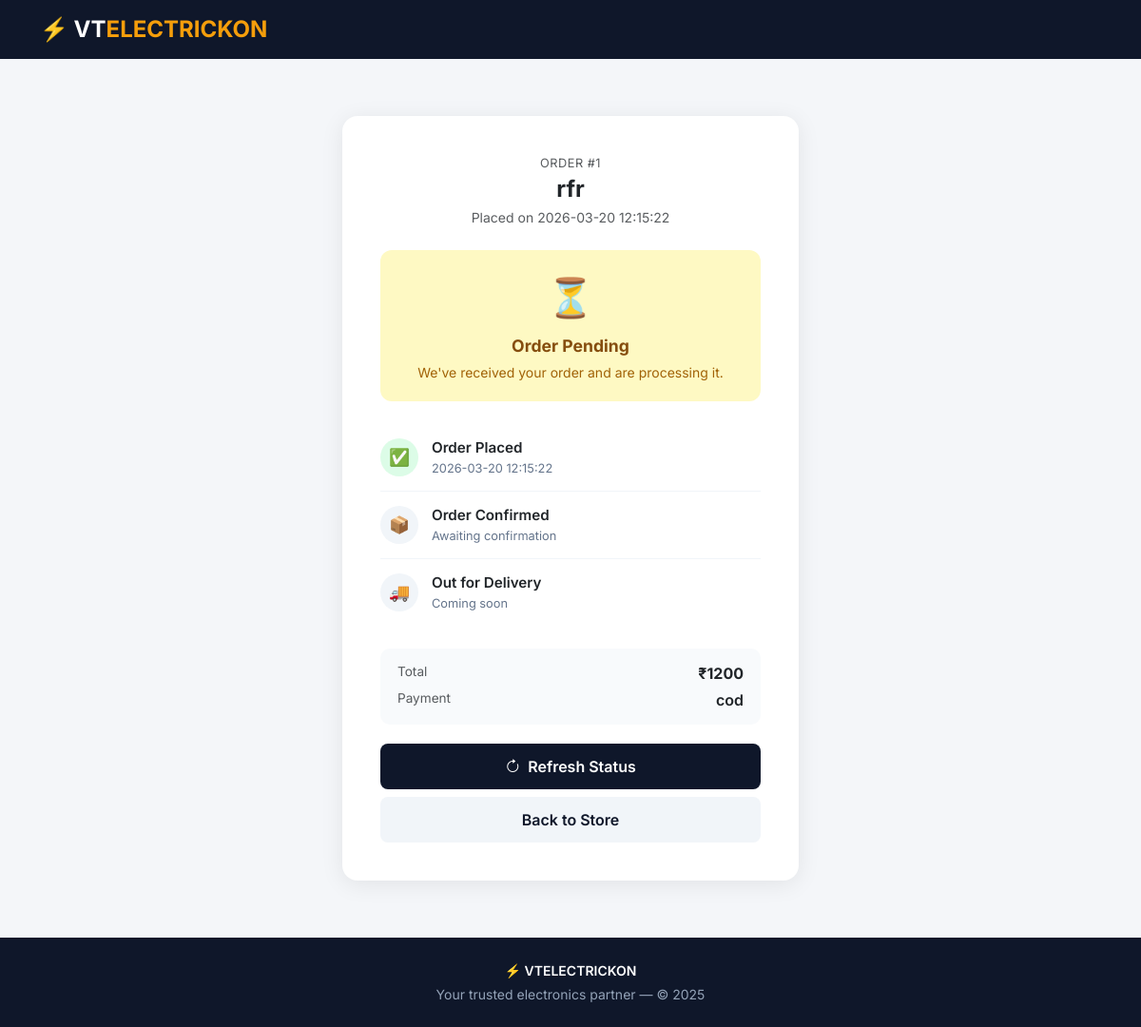
Screenshot of /order/status/1 with the database file from the repository.
### tables this page shows
CREATE TABLE orders(
        id INTEGER PRIMARY KEY AUTOINCREMENT,
        name TEXT,
        phone TEXT,
        address TEXT,
        items TEXT,
        total REAL,
        payment_method TEXT,
        payment_status TEXT DEFAULT 'pending',
        razorpay_order_id TEXT,
        created_at TIMESTAMP DEFAULT CURRENT_TIMESTAMP
    , delivery_status TEXT DEFAULT 'pending', transaction_ref TEXT);

### app.py (the view)
@app.route("/order/status/<int:order_id>")
def order_status(order_id):
    conn = sqlite3.connect("database.db")
    c = conn.cursor()
    c.execute("SELECT id, name, total, payment_method, delivery_status, created_at FROM orders WHERE id=?", (order_id,))
    order = c.fetchone()
    conn.close()
    return render_template("order_status.html", order=order, order_id=order_id)

### templates/order_status.html (shortened to what this page needs)
<!DOCTYPE html>
<html lang="en">
<head>
  <link rel="stylesheet" href="https://cdn.jsdelivr.net/npm/bootstrap@5.3.0/dist/css/bootstrap.min.css">
  <link rel="stylesheet" href="https://cdn.jsdelivr.net/npm/bootstrap-icons@1.10.5/font/bootstrap-icons.css">
</head>
<body>
<nav class="navbar navbar-dark" style="background:#0f172a;">
  <div class="container">
    <a class="navbar-brand fw-bold fs-4" href="/">⚡ VT<span>ELECTRICKON</span></a>
  </div>
</nav>
<div class="container">
  {% if not order %}
  <div class="status-card">
    <div style="font-size:3rem;">❓</div>
    <h4 class="fw-bold mt-3">Order Not Found</h4>
    <p class="text-muted">Order #{{ order_id }} could not be found. Please check your order ID.</p>
    <a href="/" class="btn mt-2" style="background:#0f172a;color:#fff;border-radius:8px;padding:10px 24px;font-weight:600;">Back to Store</a>
  </div>
  {% else %}
  <div class="status-card">
    <div class="text-muted mb-1" style="font-size:0.8rem;text-transform:uppercase;letter-spacing:0.5px;">Order #{{ order[0] }}</div>
    <h4 class="fw-bold mb-1">{{ order[1] }}</h4>
    <div class="text-muted mb-4" style="font-size:0.875rem;">Placed on {{ order[5] }}</div>
    {% if order[4] == 'done' %}
    <div style="background:#dcfce7;border-radius:12px;padding:20px;margin-bottom:24px;">
      <div style="font-size:2.5rem;">🎉</div>
      <div class="fw-bold mt-2" style="color:#166534;font-size:1.1rem;">Order Taken!</div>
      <div style="color:#16a34a;font-size:0.875rem;margin-top:4px;">Your order has been confirmed and is on its way.</div>
    </div>
    {% else %}
    <div style="background:#fef9c3;border-radius:12px;padding:20px;margin-bottom:24px;">
      <div style="font-size:2.5rem;">⏳</div>
      <div class="fw-bold mt-2" style="color:#854d0e;font-size:1.1rem;">Order Pending</div>
      <div style="color:#a16207;font-size:0.875rem;margin-top:4px;">We've received your order and are processing it.</div>
    </div>
    {% endif %}
    <div class="mb-4">
      <div class="step">
        <div class="step-icon step-active">✅</div>
        <div>
          <div class="step-label">Order Placed</div>
          <div class="step-sublabel">{{ order[5] }}</div>
        </div>
      </div>
      <div class="step">
        <div class="step-icon {% if order[4] == 'done' %}step-active{% else %}step-inactive{% endif %}">
          {% if order[4] == 'done' %}✅{% else %}📦{% endif %}
        </div>
        <div>
          <div class="step-label">Order Confirmed</div>
          <div class="step-sublabel">{% if order[4] == 'done' %}Your order has been taken{% else %}Awaiting confirmation{% endif %}</div>
        </div>
      </div>
      <div class="step">
        <div class="step-icon step-inactive">🚚</div>
        <div>
          <div class="step-label">Out for Delivery</div>
          <div class="step-sublabel">Coming soon</div>
        </div>
      </div>
    </div>
    <div style="background:#f8fafc;border-radius:10px;padding:14px 18px;text-align:left;margin-bottom:20px;">
      <div class="d-flex justify-content-between mb-1">
        <span class="text-muted" style="font-size:0.85rem;">Total</span>
        <span class="fw-bold">₹{{ "%.0f"|format(order[2]) }}</span>
      </div>
      <div class="d-flex justify-content-between">
        <span class="text-muted" style="font-size:0.85rem;">Payment</span>
        <span class="fw-semibold">{{ order[3] }}</span>
      </div>
    </div>
    <button onclick="location.reload()" class="btn w-100 mb-2" style="background:#0f172a;color:#fff;border-radius:8px;padding:11px;font-weight:600;">
      <i class="bi bi-arrow-clockwise me-2"></i>Refresh Status
    </button>
    <a href="/" class="btn w-100" style="background:#f1f5f9;color:#0f172a;border-radius:8px;padding:11px;font-weight:600;">
      Back to Store
    </a>
  </div>
  {% endif %}
</div>
<footer class="text-center">
  <div class="container">
    <div class="fw-semibold text-white mb-1">⚡ VTELECTRICKON</div>
    <div>Your trusted electronics partner &mdash; &copy; 2025</div>
  </div>
</footer>
</body>
</html>

### templates/order_status.html (style rules this page uses)
body { font-family: 'Inter', sans-serif; background: #f4f6f9; }
.navbar-brand span { color: #f59e0b; }
.status-card { background: #fff; border: none; border-radius: 16px; box-shadow: 0 4px 24px rgba(0,0,0,0.08); padding: 40px; max-width: 480px; margin: 60px auto; text-align: center; }
.step { display: flex; align-items: center; gap: 14px; padding: 14px 0; border-bottom: 1px solid #f1f5f9; text-align: left; }
.step:last-child { border-bottom: none; }
.step-icon { width: 40px; height: 40px; border-radius: 50%; display: flex; align-items: center; justify-content: center; font-size: 1.1rem; flex-shrink: 0; }
.step-active { background: #dcfce7; }
.step-inactive { background: #f1f5f9; }
.step-label { font-weight: 600; font-size: 0.95rem; }
.step-sublabel { font-size: 0.8rem; color: #64748b; }
footer { background: #0f172a; color: #94a3b8; padding: 24px 0; margin-top: 60px; font-size: 0.875rem; }

### rows the page displays
orders: id "1", name "rfr", created_at "2026-03-20 12:15:22", total "1200", payment_method "cod"
